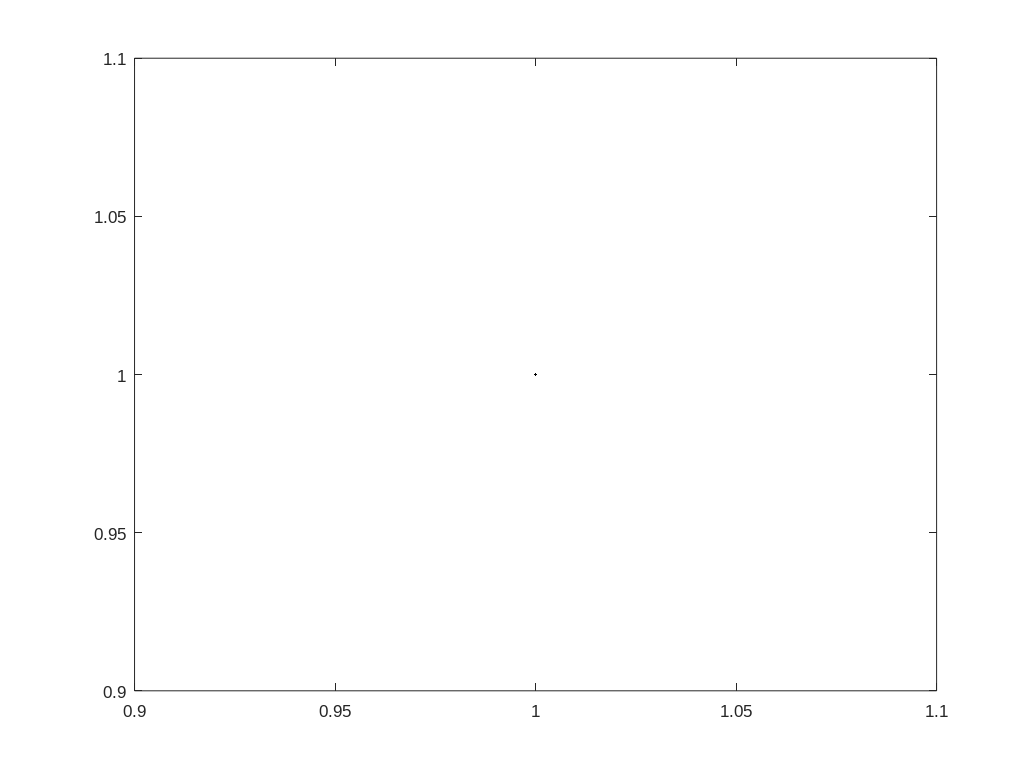

Write the MATLAB code that produced this figure.
% check externals 
% matlabpath(['c:\gordon\lib\matlab;' matlabpath]);
% libary isuses in mac
setenv('DYLD_LIBRARY_PATH','');

global lotus_date
global lat_izo
global long_izo
global lat_sco
global long_sco

global Meses
global Month_str
c=fix(clock);

diary(datestr(date));
lotus_date=datenum(1899,12,30);
format compact;
format shortG;
long_izo =-0.287968563;
lat_izo=0.494084967;
lat_sco=0.496939356;
long_sco=-0.283569946;

Meses = ['Ene';'Feb';'Mar';'Apr';'May';'Jun';'Jul';
        'Ago';'Sep';'Oct';'Nov';'Dic'];
 Mes_diaj = [ 1    32    60    91   121   152   182   213   244   274 ...
     305   335 365];
Month_str = ['Jan';'Feb';'Mar';'Apr';'May';'Jun';'Jul';
        'Aug';'Sep';'Oct';'Nov';'Dic'];
    
 

    
Markers=['+';'o';'.';'*';'d';'p';'x';'s';'h';'^';'>';'<';'v'];

% graficos por defecto
% fuente a 14
set(0,'DefaultfigurePaperType','a4');
set(0,'DefaultfigurePaperUnits','centimeters');
set(0,'DefaultfigureColor',[1,1,1]);
%portrait centered no  fill
%set(0,'DefaultfigurePaperOrientation','portrait');
%set(0,'DefaultfigurePaperPosition',[ 7.45 0.63 19.72 14.79]);
%set(0,'DefaultfigurePaperPosition',[ 0.63 7.45 19.72 14.79]);

%lanscape
 set(0,'DefaultfigurePaperOrientation','landscape');
 set(0,'DefaultfigurePaperPosition',[1.6954 0.63452 26.287 19.715]);
 set(0,'DefaultaxesFontName','Arial');
 set(0,'DefaultTextFontSize',10);
 set(0,'DefaultaxesFontSize',12);
 %set(0,'DefaultaxesColorOrder',[0,0,0;0,0,1;1,0,0;0,0,1;1,0.5,0.5;1,0,1]);

set(0,'DefaultaxesColorOrder',[0,0,0;0,0,1;1,0,0;0,1,0;1,0.5,1;0.5,0,0.5]);
%set(0,'DefaultaxesLineStyleOrder', '-o|:x|-|o:|.:|-x|+|:.|:+|:x'); 
set(0,'DefaultaxesLineStyleOrder', '-|:|-.|-+|-x|-o|-*|-s|-d|:.|:+|:x|:o|:*');

%% marker for brewer plot
MK=set(plot(1),'Marker');MK{14}='x';MK(15)=MK(2);MK{16}='p';MK(17)=MK(3);
% 
% blanco y negro%
%set(0,'DefaultaxesColorOrder',[0,0,0;0.25,0.25,0.25]);
%set(0,'DefaultaxesColorOrder',[0,0,0]);
%set(0,'DefaultaxesLineStyleOrder', '-|:|-.|-+|-x|-o|-*|-s|-d|:.|:+|:x|:o|:*');

%eval('cd ..');
%diary(sprintf('%s_%2d%2d',date,c(4),c(5))) 

%opengl autoselect

% set(0,'DefaultFigureWindowStyle','Normal');
% set_figure_toscreen(2)
% set(0,'DefaultFigureWindowStyle','Docked');
%pub.format='latex';
pub.imageFormat='eps' ;
pub.figureSnapMethod='print';% | 'getframe'
pub.useNewFigure=true;
pub.showCode=true;


pwd;
